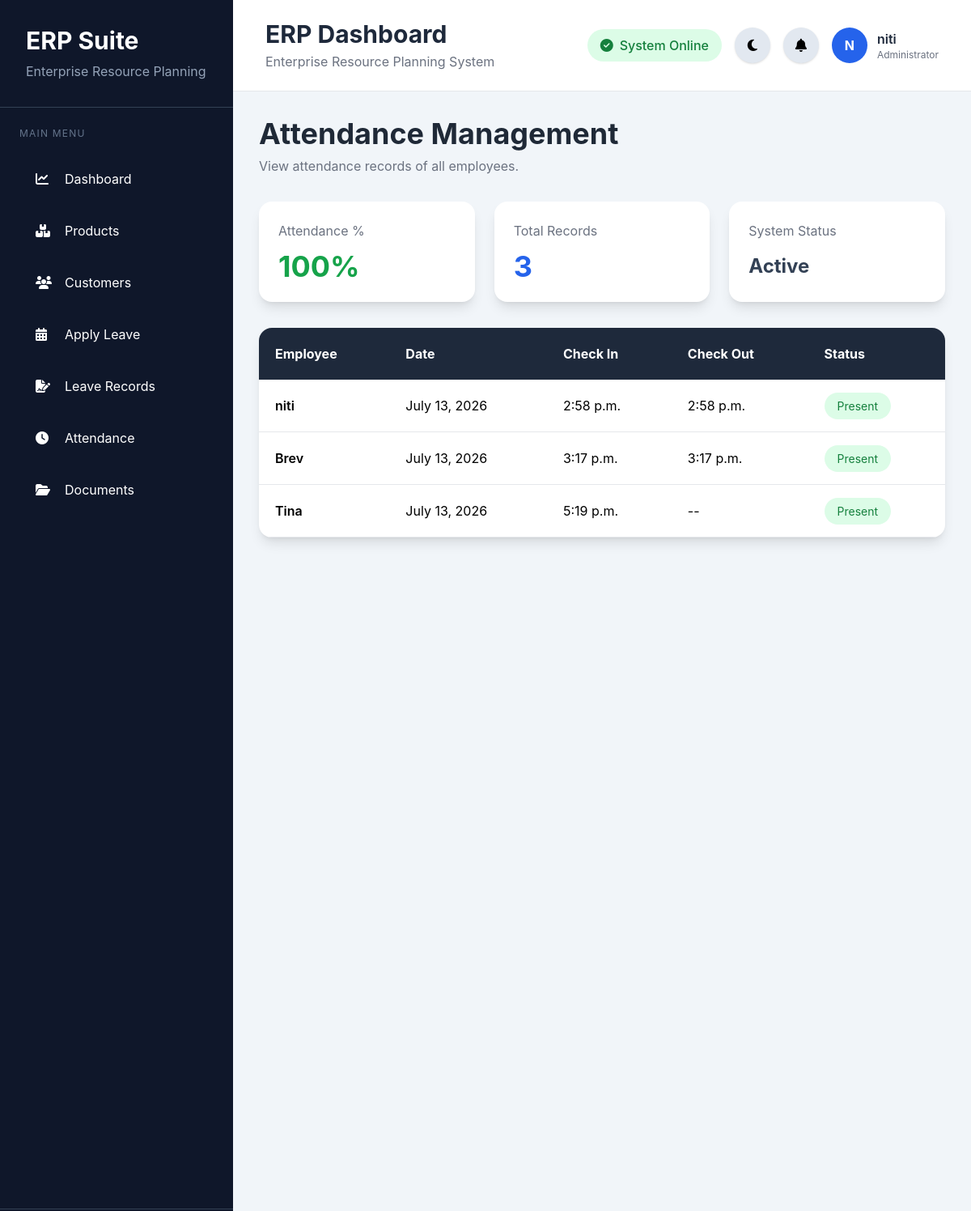
Page /attendance/ (signed in) on the committed database.
### inventory/models.py (models this page shows, shortened)
class Attendance(models.Model):
    employee = models.ForeignKey(User, on_delete=models.CASCADE)
    date = models.DateField()
    check_in = models.TimeField(null=True, blank=True)
    check_out = models.TimeField(null=True, blank=True)
    status = models.CharField(max_length=20, default='Absent')
    class Meta:
        unique_together = ('employee', 'date')

### inventory/views.py (the view)
# urls.py: path('attendance/', views.attendance_history, name='attendance_history'),
@login_required
def attendance_history(request):
    if request.user.is_superuser:
        records = Attendance.objects.select_related(
            "employee"
        ).all().order_by("-date")
    else:
        records = Attendance.objects.filter(
            employee=request.user
        ).order_by("-date")
    present_days = records.filter(
        status="Present"
    ).count()
    total_days = records.count()
    attendance_percentage = (
        round((present_days / total_days) * 100)
        if total_days > 0 else 0
    )
    return render(
        request,
        "attendance_history.html",
        {
            "records": records,
            "attendance_percentage": attendance_percentage,
        },
    )

### inventory/context_processors.py (called while the page is built)
def pending_leave_notifications(request):
    pending_leaves = LeaveApplication.objects.filter(status="Pending").order_by("-start_date")[:5]
    return {
        "pending_leave_requests": pending_leaves,
        "pending_leave_count": pending_leaves.count(),
    }

### inventory/templates/attendance_history.html (shortened to what this page needs)
{% extends "base.html" %}
{% block content %}
<div class="flex justify-between items-center mb-8">
    <div>
        {% if request.user.is_superuser %}
        <h1 class="text-4xl font-bold text-gray-800">
            Attendance Management
        </h1>
        <p class="text-gray-500 mt-2">
            View attendance records of all employees.
        </p>
        {% endif %}
    </div>
</div>
<div class="grid grid-cols-1 md:grid-cols-3 gap-6 mb-8">
<div class="bg-white rounded-2xl shadow-lg p-6">
<h3 class="text-gray-500">
Attendance %
</h3>
<h1 class="text-4xl font-bold text-green-600 mt-3">
{{ attendance_percentage }}%
</h1>
</div>
<div class="bg-white rounded-2xl shadow-lg p-6">
<h3 class="text-gray-500">
Total Records
</h3>
<h1 class="text-4xl font-bold text-blue-600 mt-3">
{{ records|length }}
</h1>
</div>
<div class="bg-white rounded-2xl shadow-lg p-6">
<h3 class="text-gray-500">
System Status
</h3>
<h1 class="text-2xl font-bold text-slate-700 mt-4">
Active
</h1>
</div>
</div>
<div class="bg-white rounded-2xl shadow-lg overflow-hidden">
<table class="w-full">
<thead class="bg-slate-800 text-white">
<tr>
{% if request.user.is_superuser %}
<th class="p-5 text-left">Employee</th>
{% endif %}
<th class="p-5 text-left">Date</th>
<th class="p-5 text-left">Check In</th>
<th class="p-5 text-left">Check Out</th>
<th class="p-5 text-left">Status</th>
</tr>
</thead>
<tbody>
{% for record in records %}
<tr class="border-b hover:bg-slate-50">
{% if request.user.is_superuser %}
<td class="p-5 font-semibold">
{{ record.employee.username }}
</td>
{% endif %}
<td class="p-5">
{{ record.date }}
</td>
<td class="p-5">
{{ record.check_in|default:"--" }}
</td>
<td class="p-5">
{{ record.check_out|default:"--" }}
</td>
<td class="p-5">
{% if record.status == "Present" %}
<span class="bg-green-100 text-green-700 px-4 py-2 rounded-full text-sm">
Present
</span>
{% else %}
<span class="bg-red-100 text-red-700 px-4 py-2 rounded-full text-sm">
Absent
</span>
{% endif %}
</td>
</tr>
{% empty %}
<tr>
<td colspan="{% if request.user.is_superuser %}5{% else %}4{% endif %}" class="text-center p-10 text-gray-500">
No attendance records found.
</td>
</tr>
{% endfor %}
</tbody>
</table>
</div>
{% endblock %}

### inventory/templates/base.html (shortened to what this page needs)
<!DOCTYPE html>
<html lang="en">
<head>
<script src="https://cdn.tailwindcss.com"></script>
<link rel="stylesheet"
href="https://cdnjs.cloudflare.com/ajax/libs/font-awesome/6.6.0/css/all.min.css">
</head>
<body>
<div class="flex min-h-screen">
<aside class="w-72 bg-slate-900 text-white flex flex-col">
<div class="p-8 border-b border-slate-700">
<h1 class="text-3xl font-bold">
ERP Suite
</h1>
<p class="text-slate-400 mt-2">
Enterprise Resource Planning
</p>
</div>
<nav class="flex-1 p-6">
<p class="uppercase text-xs tracking-widest text-slate-500 mb-5">
MAIN MENU
</p>
<div class="space-y-2">
    <a href="{% url 'dashboard' %}"
class="flex items-center gap-4 px-5 py-4 rounded-xl hover:bg-blue-600 transition duration-300">
<i class="fa-solid fa-chart-line w-5"></i>
Dashboard
</a>
<a href="{% url 'product_list' %}"
class="flex items-center gap-4 px-5 py-4 rounded-xl hover:bg-blue-600 transition duration-300">
<i class="fa-solid fa-boxes-stacked w-5"></i>
Products
</a>
<a href="{% url 'customer_list' %}"
class="flex items-center gap-4 px-5 py-4 rounded-xl hover:bg-blue-600 transition duration-300">
<i class="fa-solid fa-users w-5"></i>
Customers
</a>
<a href="{% url 'apply_leave' %}"
class="flex items-center gap-4 px-5 py-4 rounded-xl hover:bg-blue-600 transition duration-300">
<i class="fa-solid fa-calendar-days w-5"></i>
Apply Leave
</a>
<a href="{% url 'view_leaves' %}"
class="flex items-center gap-4 px-5 py-4 rounded-xl hover:bg-blue-600 transition duration-300">
<i class="fa-solid fa-file-signature w-5"></i>
Leave Records
</a>
<a href="{% url 'attendance_history' %}"
class="flex items-center gap-4 px-5 py-4 rounded-xl hover:bg-blue-600 transition duration-300">
<i class="fa-solid fa-clock w-5"></i>
Attendance
</a>
<a href="{% url 'upload_file' %}"
class="flex items-center gap-4 px-5 py-4 rounded-xl hover:bg-blue-600 transition duration-300">
<i class="fa-solid fa-folder-open w-5"></i>
Documents
</a>
</div>
</nav>
</aside>
<div class="flex-1">
    <header class="bg-white shadow-sm border-b border-gray-200 px-10 py-6">
<div class="flex justify-between items-center">
<div>
<h2 class="text-3xl font-bold text-slate-800">
ERP Dashboard
</h2>
<p class="text-gray-500 mt-1">
Enterprise Resource Planning System
</p>
</div>
<div class="flex items-center gap-4">
<div class="hidden md:flex items-center gap-2 bg-green-100 text-green-700 px-4 py-2 rounded-full">
<i class="fa-solid fa-circle-check"></i>
<span class="font-medium">
System Online
</span>
</div>
<button
id="themeToggle"
class="w-11 h-11 rounded-full bg-slate-200 hover:bg-slate-300 transition shadow">
<i class="fa-solid fa-moon text-[1.02rem]"></i>
</button>
<div class="relative">
<button
id="notificationToggle"
class="relative w-11 h-11 rounded-full bg-slate-200 hover:bg-slate-300 transition shadow">
<i class="fa-solid fa-bell text-[1.02rem]"></i>
</button>
</div>
<div class="hidden md:flex items-center gap-3">
<a href="{% url 'employee_profile' %}" class="flex items-center gap-3 hover:opacity-80 transition">
<div class="w-11 h-11 rounded-full bg-blue-600 flex items-center justify-center text-white font-bold">
{{ request.user.username|first|upper }}
</div>
<div>
<p class="font-semibold text-slate-800">
{{ request.user.username }}
</p>
<p class="text-xs text-gray-500">
{% if request.user.is_superuser %}
Administrator
{% else %}
Employee
{% endif %}
</p>
</div>
</a>
</div>
</div>
</div>
</header>
<main class="p-8 bg-slate-100 min-h-screen">
{% block content %}
{% endblock %}
</main>
</div>
</div>
</body>
</html>

### inventory/templates/base.html (style rules this page uses)
html { scroll-behavior:smooth; }
body { font-family:Inter,Arial,sans-serif; transition:.3s; background:#f1f5f9; }

### rows in the picture
Attendance: employee.username "niti", date "July 13, 2026", check_in "2:58 p.m.", check_out "2:58 p.m.", status "Present"
Attendance: employee.username "Brev", date "July 13, 2026", check_in "3:17 p.m.", check_out "3:17 p.m.", status "Present"
Attendance: employee.username "Tina", date "July 13, 2026", check_in "5:19 p.m.", check_out "--", status "Present"

### other values in the picture
{{ request.user.username|first|upper }} "N"
{{ request.user.username }} "niti"
{{ attendance_percentage }} "100"
{{ records|length }} "3"
